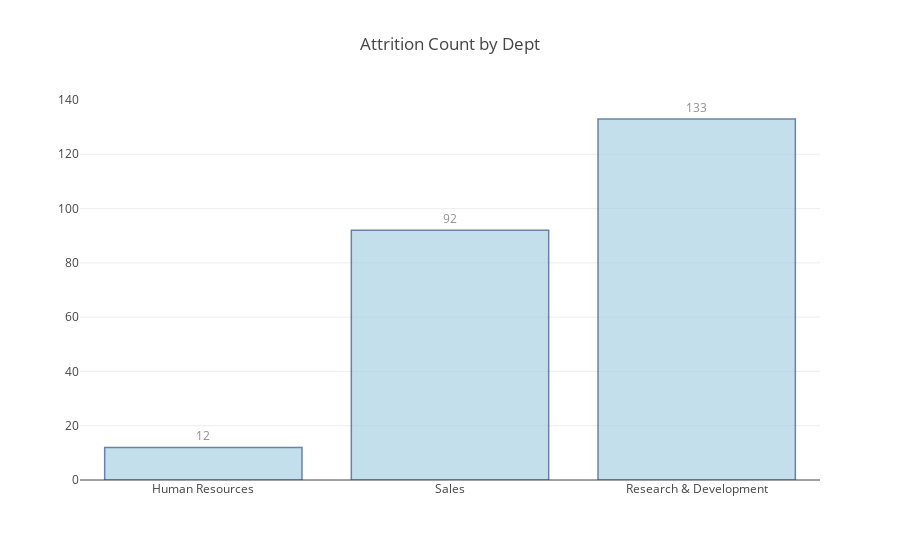

The code cell stored with this chart in its notebook:
### Markdown cell above
### 3.1.2 How many employees have left by department?

### Code cell
# Attrition by Department
grouped = data.groupby(["Department","Attrition"])
output = pd.DataFrame()
output['n'] = grouped["Attrition"].count()

# Identifying sub-categories within cohorts
output['pct'] = output['n'].groupby("Department").transform(lambda x: x/x.sum())

# Reset index 
output = output.reset_index()

# Filter for only employees who have left 
output_yes = output[output["Attrition"] == "Yes"]

# Sort in ascending order for plotting
output_yes = output_yes.sort_values('n', ascending=True)

# Plotly object: Attrition Count by Dept
p = [go.Bar(x = output_yes.Department, 
            y = output_yes.n, 
            text=output_yes.n,
            textposition = 'outside',
            orientation = 'v',
            opacity=0.6, 
            marker=dict(
                color='rgb(158,202,225)',
                line=dict(
                    color='rgb(8,48,107)',
                    width=1.5)))]

# Pieces of Flair
layout = go.Layout(title='Attrition Count by Dept')
fig = go.Figure(data=p, layout=layout)

# Plot it
py.offline.iplot(fig)

### Figure 1 — Plotly figure (JSON) as saved in the notebook; plotly's stock layout.template omitted (floating-point values rounded to 4 significant figures)
{"data": [{"marker": {"color": "rgb(158,202,225)", "line": {"color": "rgb(8,48,107)", "width": 1.5}}, "opacity": 0.6, "orientation": "v", "text": [12, 92, 133], "textposition": "outside", "type": "bar", "uid": "bb6c5d6d-1891-4782-a81c-ee970f4ce023", "x": ["Human Resources", "Sales", "Research & Development"], "y": [12, 92, 133]}], "layout": {"title": {"text": "Attrition Count by Dept"}}}
